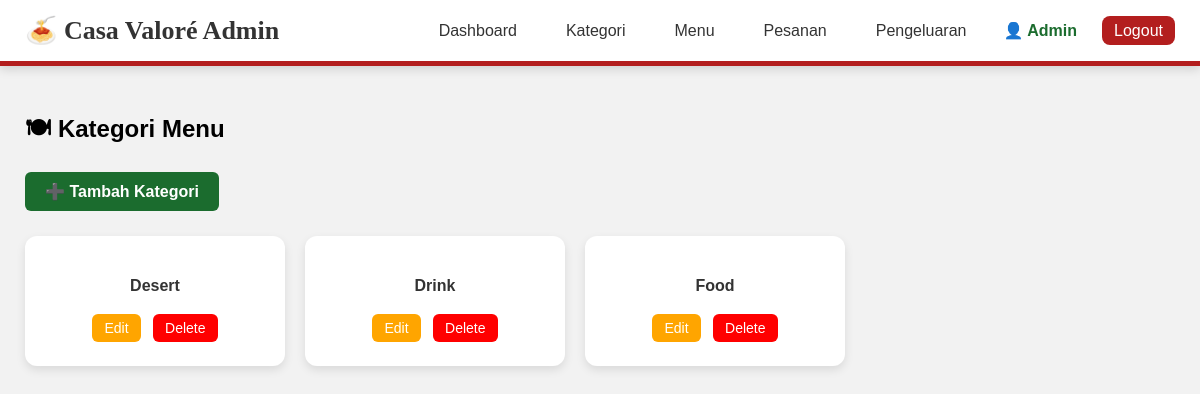
/admin/kategori/index.php (signed in), run on the app's committed database.
### tables this page shows
CREATE TABLE `kategori_menu` (
  `id` int(11) NOT NULL,
  `nama_kategori` varchar(100) NOT NULL,
  `icon` varchar(50) DEFAULT NULL
);

### admin/kategori/index.php (the view, shortened to what this page needs)
<?php
include "../../koneksi.php";
include "../../navbar_admin.php";
?>
<!DOCTYPE html>
<html lang="id">
<head>
</head>
<body>
<div class="container">
    <h2>🍽 Kategori Menu</h2>
    <a href="create.php" class="add-btn">➕ Tambah Kategori</a>
    <div class="category-container">
        <?php
        $q = mysqli_query($koneksi, "SELECT * FROM kategori_menu ORDER BY id DESC");
        while ($row = mysqli_fetch_assoc($q)) {
        ?>
            <div class="category-card">
                <h4><?= htmlspecialchars($row['nama_kategori']); ?></h4>
                <div class="btn-group">
                    <a href="edit.php?id=<?= $row['id']; ?>" class="edit">Edit</a>
                    <a href="delete.php?id=<?= $row['id']; ?>"
                       class="delete"
                       onclick="return confirm('Yakin ingin menghapus kategori ini?');">
                        Delete
                    </a>
                </div>
            </div>
        <?php } ?>
    </div>
</div>
</body>
</html>

### navbar_admin.php (style rules this page uses)
body { margin: 0 ; padding: 0 ; }

### admin/kategori/index.php (style rules this page uses)
body { margin: 0; font-family: Arial, sans-serif; background: #f2f2f2; }
.container { padding: 25px; }
h2 { margin-bottom: 20px; }
.add-btn { padding: 10px 20px; background: #1b6c2e; color: white; text-decoration: none; border-radius: 6px; font-weight: bold; display: inline-block; }
.category-container { display: flex; flex-wrap: wrap; gap: 20px; margin-top: 25px; }
.category-card { width: 220px; background: white; border-radius: 12px; padding: 20px; text-align: center; box-shadow: 0 4px 10px rgba(0,0,0,0.1); }
.category-card h4 { margin-bottom: 15px; color: #333; }
.btn-group a { padding: 6px 12px; color: white; text-decoration: none; border-radius: 6px; margin: 4px; display: inline-block; font-size: 14px; }
.edit { background: orange; }
.delete { background: red; }

### data on the page
kategori_menu: nama_kategori "Desert"
kategori_menu: nama_kategori "Drink"
kategori_menu: nama_kategori "Food"

### other printed values
$_SESSION['name'] "Admin"
